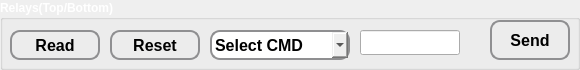
  <widget class="QGroupBox" name="groupBox_13">
   <property name="geometry">
    <rect>
     <x>10</x>
     <y>-70</y>
     <width>580</width>
     <height>70</height>
    </rect>
   </property>
   <property name="palette">
    <palette>
     <active>
      <colorrole role="WindowText">
       <brush brushstyle="SolidPattern">
        <color alpha="255">
         <red>255</red>
         <green>255</green>
         <blue>255</blue>
        </color>
       </brush>
      </colorrole>
      <colorrole role="Text">
       <brush brushstyle="SolidPattern">
        <color alpha="255">
         <red>255</red>
         <green>255</green>
         <blue>255</blue>
        </color>
       </brush>
      </colorrole>
      <colorrole role="ButtonText">
       <brush brushstyle="SolidPattern">
        <color alpha="255">
         <red>255</red>
         <green>255</green>
         <blue>255</blue>
        </color>
       </brush>
      </colorrole>
     </active>
     <inactive>
      <colorrole role="WindowText">
       <brush brushstyle="SolidPattern">
        <color alpha="255">
         <red>255</red>
         <green>255</green>
         <blue>255</blue>
        </color>
       </brush>
      </colorrole>
      <colorrole role="Text">
       <brush brushstyle="SolidPattern">
        <color alpha="255">
         <red>255</red>
         <green>255</green>
         <blue>255</blue>
        </color>
       </brush>
      </colorrole>
      <colorrole role="ButtonText">
       <brush brushstyle="SolidPattern">
        <color alpha="255">
         <red>255</red>
         <green>255</green>
         <blue>255</blue>
        </color>
       </brush>
      </colorrole>
     </inactive>
     <disabled>
      <colorrole role="WindowText">
       <brush brushstyle="SolidPattern">
        <color alpha="255">
         <red>255</red>
         <green>255</green>
         <blue>255</blue>
        </color>
       </brush>
      </colorrole>
      <colorrole role="Text">
       <brush brushstyle="SolidPattern">
        <color alpha="255">
         <red>255</red>
         <green>255</green>
         <blue>255</blue>
        </color>
       </brush>
      </colorrole>
      <colorrole role="ButtonText">
       <brush brushstyle="SolidPattern">
        <color alpha="255">
         <red>255</red>
         <green>255</green>
         <blue>255</blue>
        </color>
       </brush>
      </colorrole>
     </disabled>
    </palette>
   </property>
   <property name="font">
    <font>
     <weight>75</weight>
     <bold>true</bold>
    </font>
   </property>
   <property name="title">
    <string>Relays(Top/Bottom)</string>
   </property>
   <widget class="QPushButton" name="pushButton_3">
    <property name="geometry">
     <rect>
      <x>10</x>
      <y>30</y>
      <width>90</width>
      <height>30</height>
     </rect>
    </property>
    <property name="font">
     <font>
      <pointsize>12</pointsize>
      <weight>75</weight>
      <bold>true</bold>
     </font>
    </property>
    <property name="styleSheet">
     <string notr="true"> QPushButton {
     border: 2px solid #8f8f91;
     border-radius: 10px;
     background-color: qlineargradient(x1: 0, y1: 0, x2: 0, y2: 1,
                                       stop: 0 #f6f7fa, stop: 1 #dadbde);
 }

 QPushButton:pressed {
     background-color: qlineargradient(x1: 0, y1: 0, x2: 0, y2: 1,
                                       stop: 0 #dadbde, stop: 1 #f6f7fa);
 }

 QPushButton:flat {
     border: none; /* no border for a flat push button */
 }

 QPushButton:default {
     border-color: navy; /* make the default button prominent */
 }</string>
    </property>
    <property name="text">
     <string>Read</string>
    </property>
   </widget>
   <widget class="QPushButton" name="pushButton_4">
    <property name="geometry">
     <rect>
      <x>110</x>
      <y>30</y>
      <width>90</width>
      <height>30</height>
     </rect>
    </property>
    <property name="font">
     <font>
      <pointsize>12</pointsize>
      <weight>75</weight>
      <bold>true</bold>
     </font>
    </property>
    <property name="styleSheet">
     <string notr="true"> QPushButton {
     border: 2px solid #8f8f91;
     border-radius: 10px;
     background-color: qlineargradient(x1: 0, y1: 0, x2: 0, y2: 1,
                                       stop: 0 #f6f7fa, stop: 1 #dadbde);
 }

 QPushButton:pressed {
     background-color: qlineargradient(x1: 0, y1: 0, x2: 0, y2: 1,
                                       stop: 0 #dadbde, stop: 1 #f6f7fa);
 }

 QPushButton:flat {
     border: none; /* no border for a flat push button */
 }

 QPushButton:default {
     border-color: navy; /* make the default button prominent */
 }</string>
    </property>
    <property name="text">
     <string>Reset</string>
    </property>
   </widget>
   <widget class="QComboBox" name="comboBox_13">
    <property name="geometry">
     <rect>
      <x>210</x>
      <y>30</y>
      <width>140</width>
      <height>30</height>
     </rect>
    </property>
    <property name="font">
     <font>
      <pointsize>12</pointsize>
      <weight>75</weight>
      <bold>true</bold>
     </font>
    </property>
    <property name="styleSheet">
     <string notr="true"> QComboBox {
     border: 2px solid #8f8f91;
     border-radius: 10px;
     background-color: qlineargradient(x1: 0, y1: 0, x2: 0, y2: 1,
                                       stop: 0 #f6f7fa, stop: 1 #dadbde);
 }
</string>
    </property>
    <item>
     <property name="text">
      <string>Select CMD</string>
     </property>
    </item>
    <item>
     <property name="text">
      <string>ON Top</string>
     </property>
    </item>
    <item>
     <property name="text">
      <string>OFF Top</string>
     </property>
    </item>
    <item>
     <property name="text">
      <string>ON Bottom</string>
     </property>
    </item>
    <item>
     <property name="text">
      <string>OFF Bottom</string>
     </property>
    </item>
    <item>
     <property name="text">
      <string>RAW CMD</string>
     </property>
    </item>
   </widget>
   <widget class="QLineEdit" name="leRawCmd">
    <property name="geometry">
     <rect>
      <x>360</x>
      <y>30</y>
      <width>100</width>
      <height>25</height>
     </rect>
    </property>
    <property name="font">
     <font>
      <weight>75</weight>
      <bold>true</bold>
     </font>
    </property>
   </widget>
   <widget class="QPushButton" name="pushButton_6">
    <property name="geometry">
     <rect>
      <x>490</x>
      <y>20</y>
      <width>80</width>
      <height>40</height>
     </rect>
    </property>
    <property name="font">
     <font>
      <pointsize>12</pointsize>
      <weight>75</weight>
      <bold>true</bold>
     </font>
    </property>
    <property name="styleSheet">
     <string notr="true"> QPushButton {
     border: 2px solid #8f8f91;
     border-radius: 10px;
     background-color: qlineargradient(x1: 0, y1: 0, x2: 0, y2: 1,
                                       stop: 0 #f6f7fa, stop: 1 #dadbde);
 }

 QPushButton:pressed {
     background-color: qlineargradient(x1: 0, y1: 0, x2: 0, y2: 1,
                                       stop: 0 #dadbde, stop: 1 #f6f7fa);
 }

 QPushButton:flat {
     border: none; /* no border for a flat push button */
 }

 QPushButton:default {
     border-color: navy; /* make the default button prominent */
 }</string>
    </property>
    <property name="text">
     <string>Send</string>
    </property>
   </widget>
  </widget>
